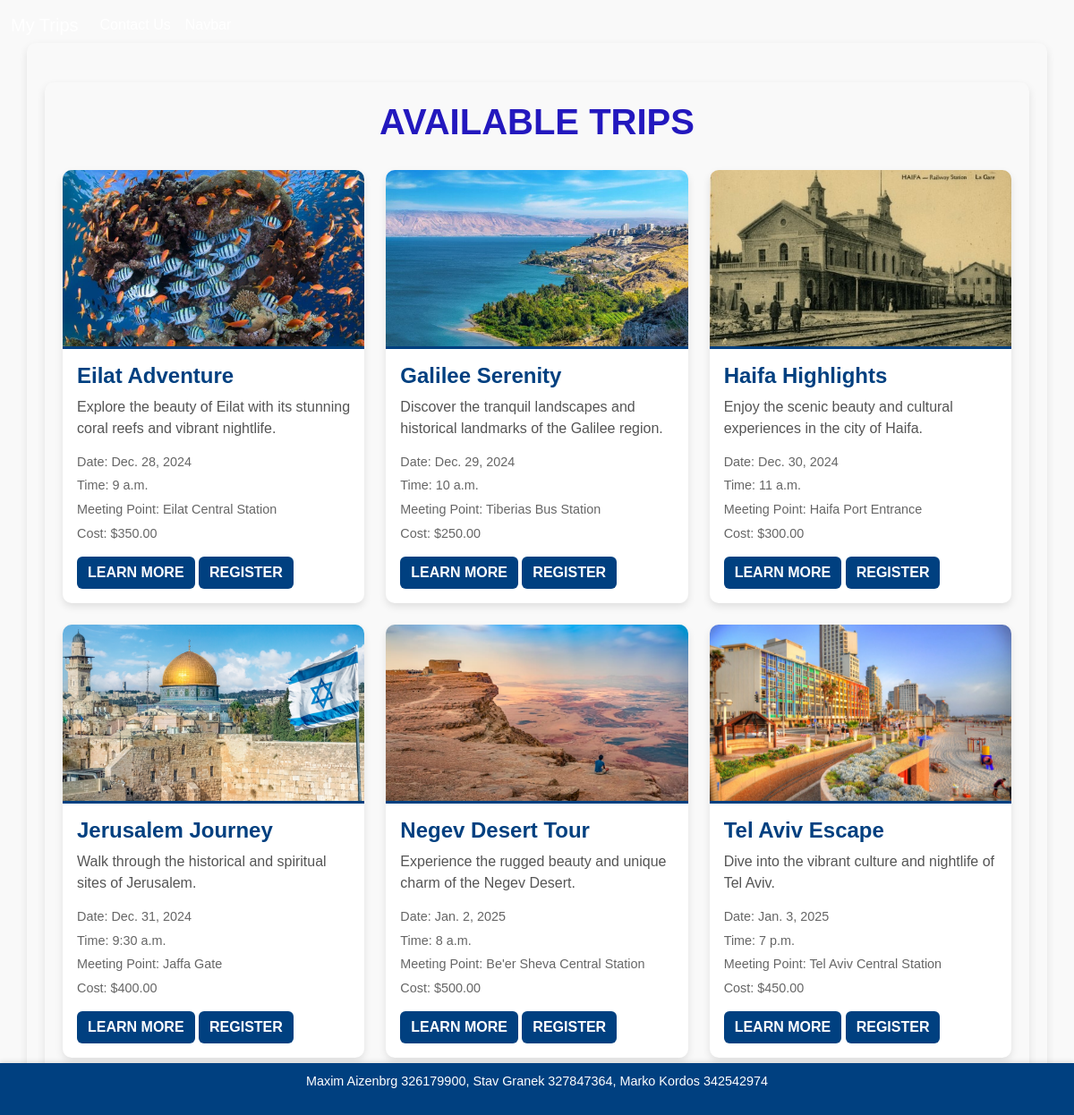
Before: / with the older database file.
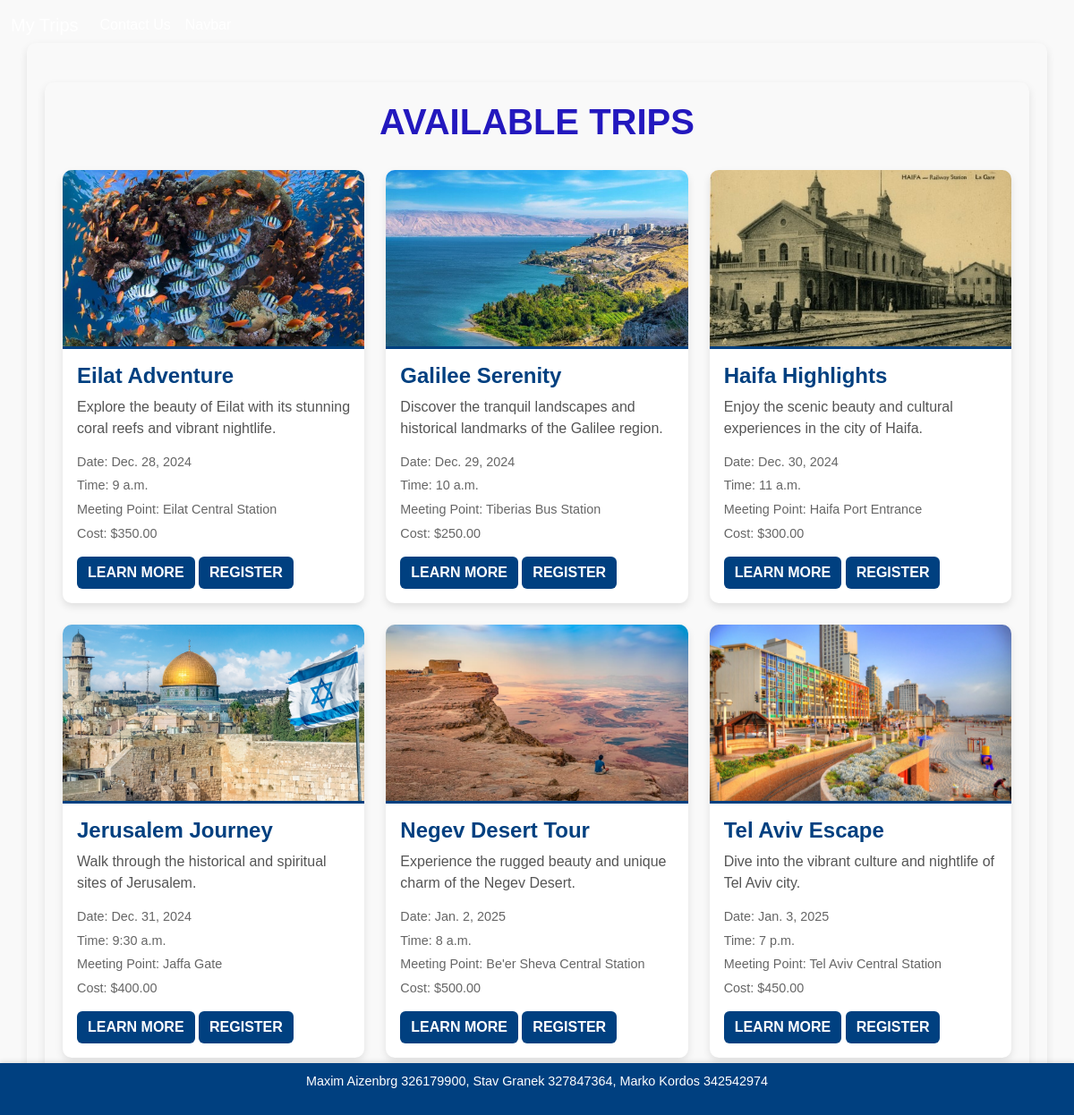
After: the same page with the newer database file.
### main/models.py (models this page shows, shortened)
class Trip(models.Model):
    trip_id = models.AutoField(primary_key=True)
    name = models.CharField(max_length=100)
    description = models.TextField()
    image = models.CharField(max_length=200)
    link = models.URLField()
    date = models.DateField()
    time = models.TimeField()
    meeting_point = models.CharField(max_length=200)
    cost = models.DecimalField(max_digits=10, decimal_places=2)

### main/views.py (the view)
# urls.py: path("", views.home, name="home"),
def home(request):
    trips = Trip.objects.all()
    return render(request, "main/trip_list.html",{"trips": trips})

### main/templates/main/trip_list.html (shortened to what this page needs)
{% extends 'main/mainlayout.html' %}
{% load static %}
{% block content %}
<div class="container mt-4">
    <h1 style="color:#2318be;" class="text-center">Available Trips</h1>
    <div class="row">
        {% for trip in trips %}
        <div class="col-md-4 mb-4">
            <div class="card">
                <img src="{% static trip.image %}" class="card-img-top" alt="{{ trip.name }}">
                <div class="card-body">
                    <h5 class="card-title">{{ trip.name }}</h5>
                    <p class="card-text">{{ trip.description }}</p>
                    <ul>
                        <li>Date: {{ trip.date }}</li>
                        <li>Time: {{ trip.time }}</li>
                        <li>Meeting Point: {{ trip.meeting_point }}</li>
                        <li>Cost: ${{ trip.cost }}</li>
                    </ul>
                    <a href="{% url 'trip_info' trip.trip_id %}" class="btn btn-primary">Learn More</a>
                    <a href="{% url 'registration' trip.trip_id %}" class="btn btn-primary">Register</a>
                </div>
            </div>
        </div>
        {% endfor %}
    </div>
</div>
{% endblock %}

Changed rows visible on the page:
changed Trip "Tel Aviv Escape": description "Dive into the vibrant culture and nightlife of Tel Aviv." → "Dive into the vibrant culture and nightlife of Tel Aviv city."
